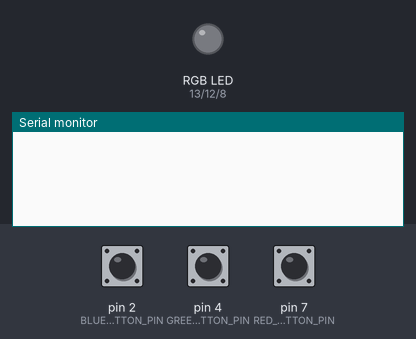
A sketch run on a simulated Arduino Uno, built with avr-gcc and run on an emulated ATmega328P. Shown: an RGB LED mixed from three pins (HIGH = lit), the last lines printed to the serial monitor. The test bench sets the inputs (shaded band); at power-on: pin 2 (BLUE_BUTTON_PIN) HIGH, pin 4 (GREEN_BUTTON_PIN) HIGH, pin 7 (RED_BUTTON_PIN) HIGH.

Above: at 1.2 s.
1.3 s: pin 2 (BLUE_BUTTON_PIN) pulled LOW for 0.25 s
At 2.2 s:
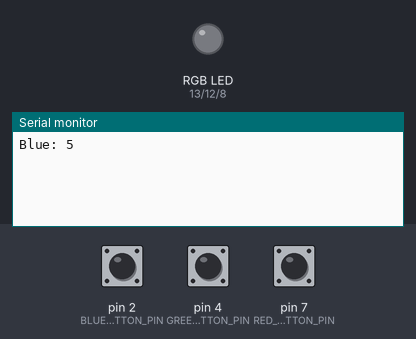
3.0 s: pin 4 (GREEN_BUTTON_PIN) pulled LOW for 0.25 s
At 3.7 s:
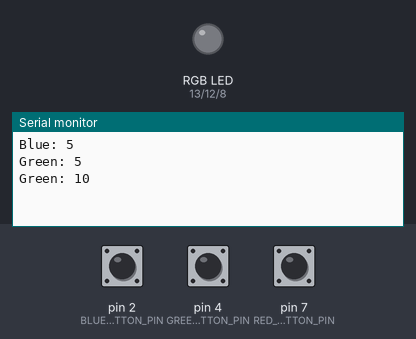
4.7 s: pin 7 (RED_BUTTON_PIN) pulled LOW for 0.25 s
At 6.1 s:
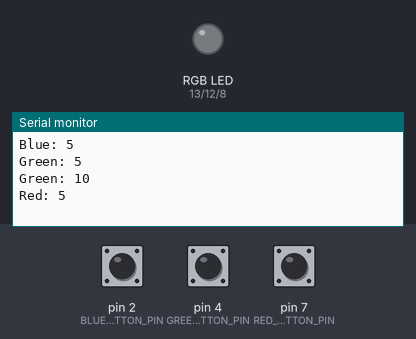

The sketch:

buttons_and_rgb.ino
```cpp
/*Connect buttons to ground and 742 pins.*/

const int RED_BUTTON_PIN = 7;
const int GREEN_BUTTON_PIN = 4;
const int BLUE_BUTTON_PIN = 2;

const int PIN_RED = 13;
const int PIN_GREEN = 12;
const int PIN_BLUE = 8;

int RED = 0;
int GREEN = 0;
int BLUE = 0;

void setup() {
  // put your setup code here, to run once:
  Serial.begin(9600);
  pinMode(PIN_RED, OUTPUT);
  pinMode(PIN_GREEN, OUTPUT);
  pinMode(PIN_BLUE, OUTPUT);

  pinMode(RED_BUTTON_PIN, INPUT_PULLUP);
  pinMode(GREEN_BUTTON_PIN, INPUT_PULLUP);
  pinMode(BLUE_BUTTON_PIN, INPUT_PULLUP);

}

void loop() {
  // put your main code here, to run repeatedly:
  int redState = digitalRead(RED_BUTTON_PIN);
  int greenState = digitalRead(GREEN_BUTTON_PIN);
  int blueState = digitalRead(BLUE_BUTTON_PIN);


  if(redState == 0) {
    RED = RED + 5;
    Serial.print("Red: ");
    Serial.println(RED);
  }
  if(greenState == 0) {
    GREEN = GREEN + 5;
    Serial.print("Green: ");
    Serial.println(GREEN);
  }
  if(blueState == 0) {
    BLUE = BLUE + 5;
    Serial.print("Blue: ");
    Serial.println(BLUE);
  }

  delay(200);

  RED = constrain(RED, 0, 255);
  GREEN = constrain(GREEN, 0, 255);
  BLUE = constrain(BLUE, 0, 255);

  analogWrite(PIN_RED, RED);
  analogWrite(PIN_GREEN, GREEN);
  analogWrite(PIN_BLUE, BLUE);
}
```

Measured:
- after the input at 1.3 s, the serial monitor: prints a new line after 0.10 s (image 1)
- after the input at 3.0 s, the serial monitor: prints a new line at once (image 2)
- after the input at 4.7 s, the serial monitor: prints a new line after 0.10 s (image 3)
